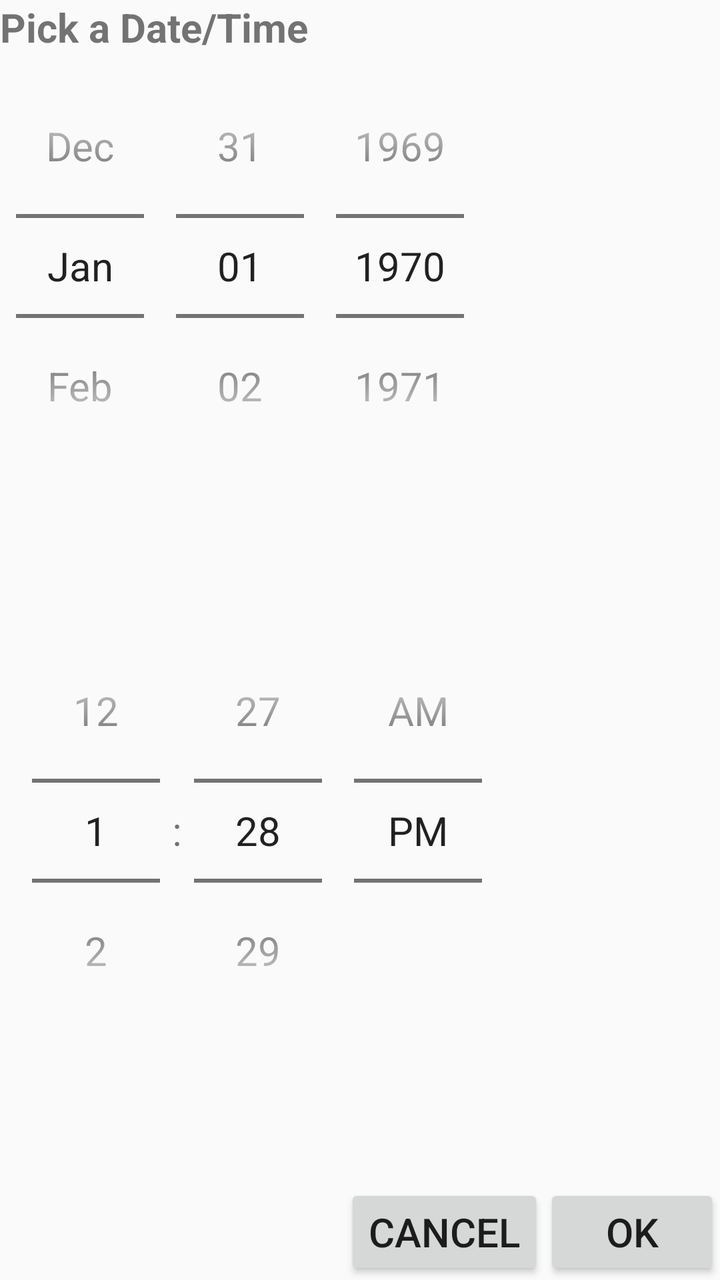
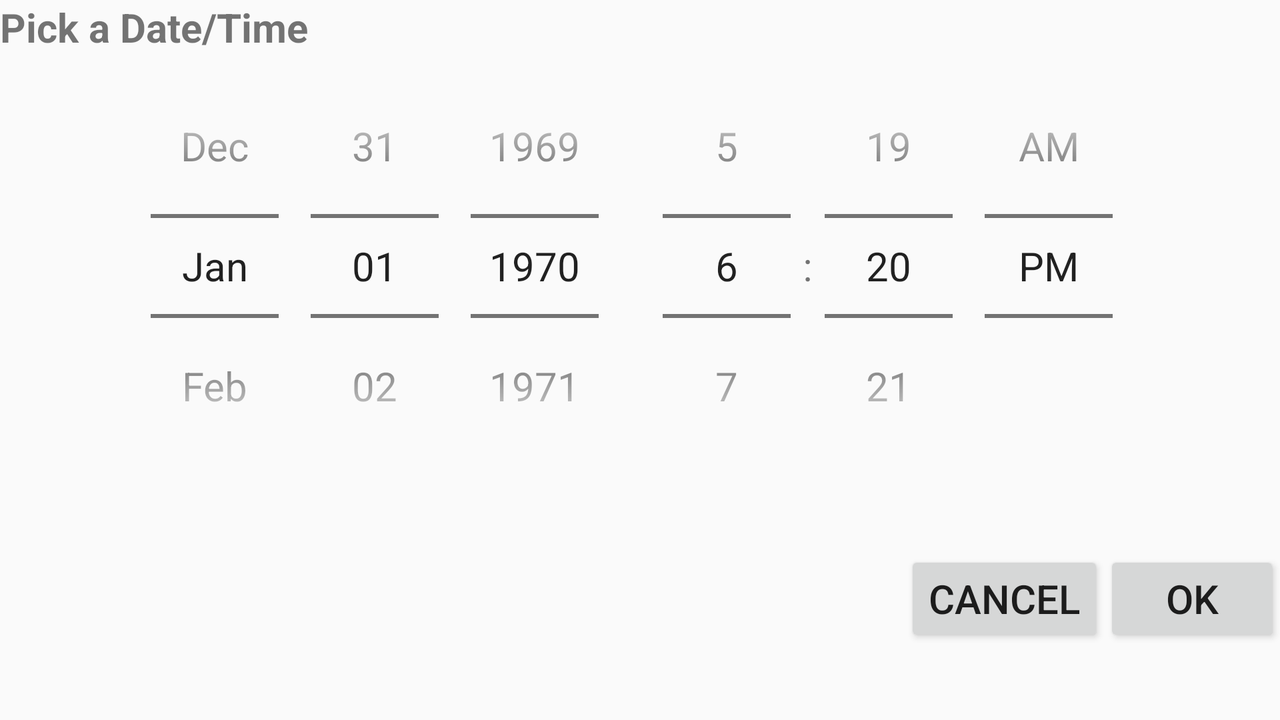

First picture: res/layout/ on a phone held upright. Second picture: the repository's own variant of that layout, on a device whose configuration matches the variant's folder. Source for both follows.
<!-- AndroidManifest.xml: application theme AppTheme -->
<!-- res/layout/dialog_date.xml -->
<?xml version="1.0" encoding="utf-8"?>
<LinearLayout
    xmlns:android="http://schemas.android.com/apk/res/android"
    android:layout_height="match_parent"
    android:layout_width="match_parent"
    android:gravity="center"
    android:orientation="vertical">
    <TextView
        android:layout_width="wrap_content"
        android:layout_height="wrap_content"
        android:text="@string/dialog_date_title"
        android:layout_gravity="left"
        android:textStyle="bold"/>
    <RelativeLayout
        android:layout_width="match_parent"
        android:layout_height="0dp"
        android:layout_weight="1">
        <DatePicker
            android:id="@+id/dialog_date_date_picker"
            android:layout_width="wrap_content"
            android:layout_height="wrap_content"
            android:datePickerMode="spinner"
            android:calendarViewShown="false"/>
    </RelativeLayout>
    <RelativeLayout
        android:layout_width="match_parent"
        android:layout_height="0dp"
        android:layout_weight="1">
        <TimePicker
            android:id="@+id/dialog_date_time_picker"
            android:layout_width="wrap_content"
            android:layout_height="wrap_content"
            android:timePickerMode="spinner"/>
    </RelativeLayout>
    <LinearLayout
        android:layout_width="wrap_content"
        android:layout_height="wrap_content"
        android:orientation="horizontal"
        android:layout_gravity="right" >
        <Button
            android:id="@+id/dialog_date_cancel_button"
            android:layout_width="wrap_content"
            android:layout_height="wrap_content"
            android:text="@android:string/cancel" />
        <Button
            android:id="@+id/dialog_date_ok_button"
            android:layout_height="wrap_content"
            android:layout_width="wrap_content"
            android:text="@android:string/ok" />
    </LinearLayout>
</LinearLayout>
<!-- resources referenced by this layout -->
<resources>
  <string name="dialog_date_title">Pick a Date/Time</string>
  <style name="AppTheme" parent="Theme.AppCompat.Light.DarkActionBar">
          
          
          <item name="android:textSize">20sp</item>
  
      </style>
</resources>
<!-- res/layout-land/dialog_date.xml (the author's variant of the layout above) -->
<!-- drawn on the phone turned sideways -->
<?xml version="1.0" encoding="utf-8"?>
<LinearLayout
    xmlns:android="http://schemas.android.com/apk/res/android"
    android:layout_height="match_parent"
    android:layout_width="match_parent"
    android:gravity="center_horizontal"
    android:orientation="vertical">
    <TextView
        android:layout_width="wrap_content"
        android:layout_height="wrap_content"
        android:text="@string/dialog_date_title"
        android:layout_gravity="left"
        android:textStyle="bold"/>
    <LinearLayout
        android:layout_width="wrap_content"
        android:layout_height="wrap_content"
        android:layout_weight="1"
        android:orientation="horizontal">
        <RelativeLayout
            android:layout_width="0dp"
            android:layout_height="match_parent"
            android:layout_weight="1">
            <DatePicker
                android:id="@+id/dialog_date_date_picker"
                android:layout_width="wrap_content"
                android:layout_height="wrap_content"
                android:datePickerMode="spinner"
                android:calendarViewShown="false"/>
        </RelativeLayout>
        <RelativeLayout
            android:layout_width="0dp"
            android:layout_height="match_parent"
            android:layout_weight="1">
            <TimePicker
                android:id="@+id/dialog_date_time_picker"
                android:layout_width="wrap_content"
                android:layout_height="wrap_content"
                android:timePickerMode="spinner"/>
        </RelativeLayout>
    </LinearLayout>
    <LinearLayout
        android:layout_width="wrap_content"
        android:layout_height="wrap_content"
        android:layout_weight="1"
        android:orientation="horizontal"
        android:layout_gravity="right" >
        <Button
            android:id="@+id/dialog_date_cancel_button"
            android:layout_width="wrap_content"
            android:layout_height="wrap_content"
            android:text="@android:string/cancel" />
        <Button
            android:id="@+id/dialog_date_ok_button"
            android:layout_height="wrap_content"
            android:layout_width="wrap_content"
            android:text="@android:string/ok" />
    </LinearLayout>
</LinearLayout>
